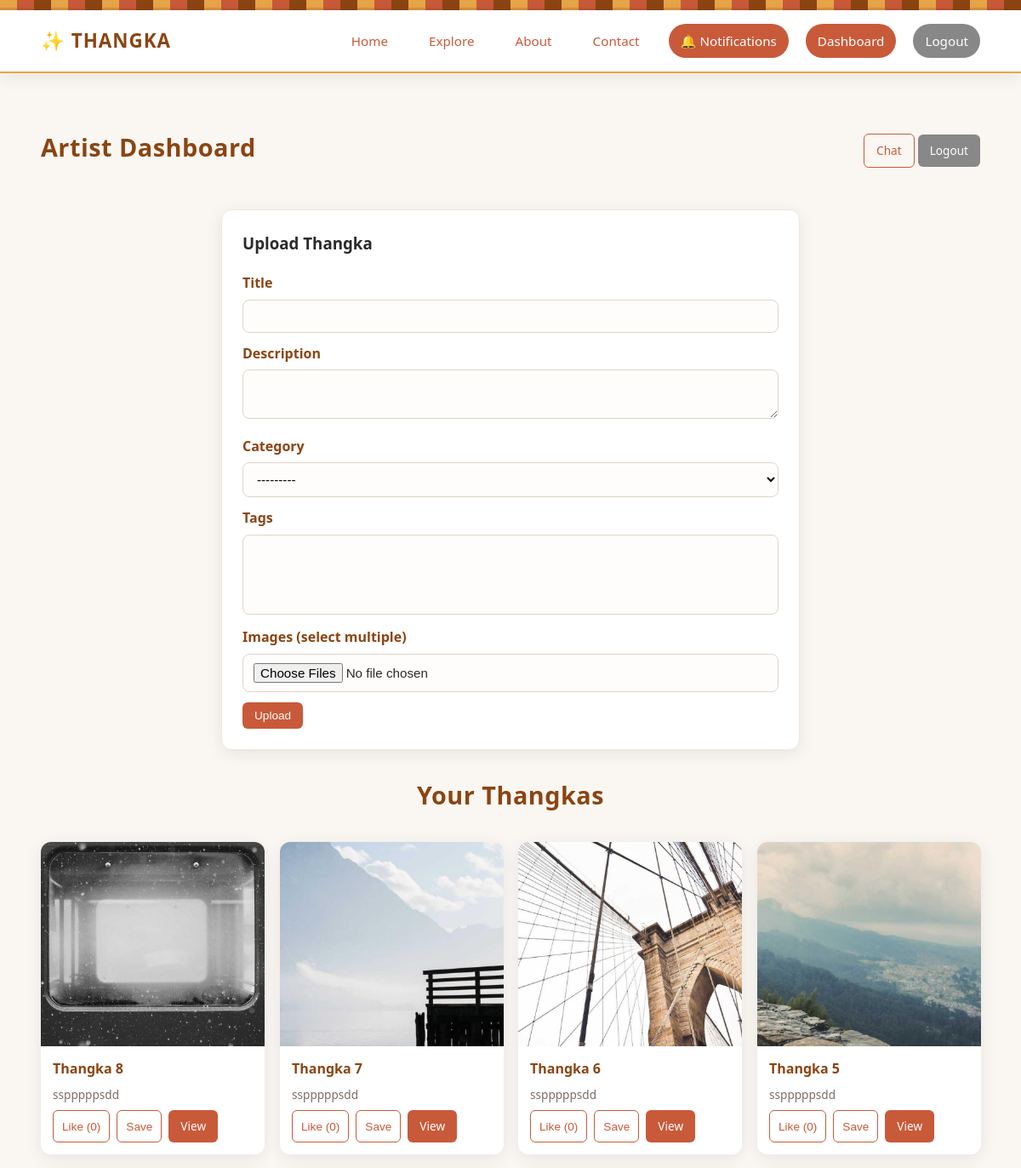
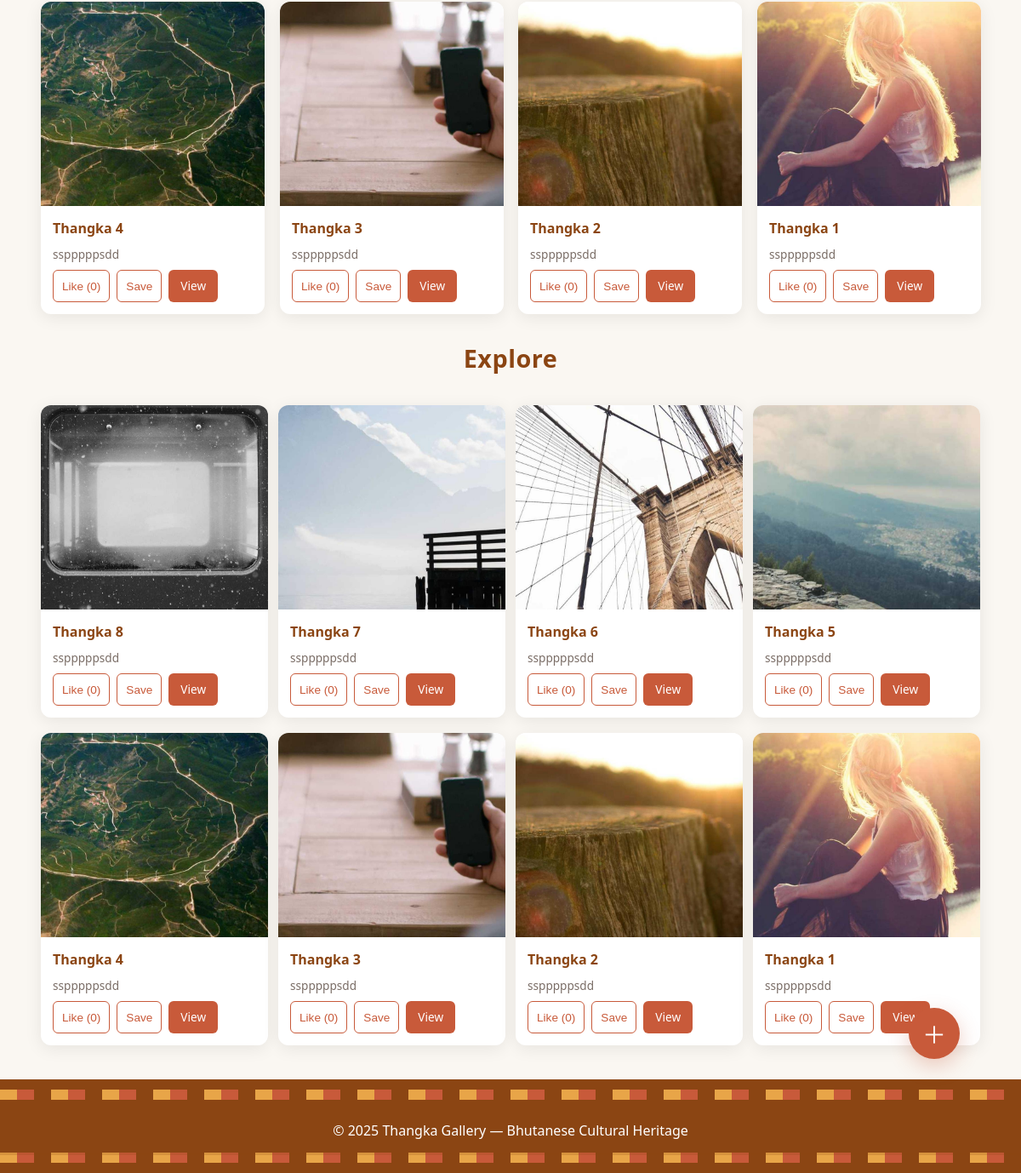
The app's page /artist/ (signed in) with its own data (2 pictures, top to bottom).
### Thangka_gallary/models.py (models this page shows, shortened)
class Artwork(models.Model):
    MATERIAL_CHOICES = [
        ('cotton', 'Cotton'),
        ('silk', 'Silk'),
        ('paper', 'Paper'),
        ('mixed', 'Mixed Media'),
        ('other', 'Other'),
    ]
    title = models.CharField(max_length=250)
    slug = models.SlugField(max_length=300, unique=True, blank=True)
    artist = models.ForeignKey(Artist, on_delete=models.SET_NULL, null=True, blank=True, related_name='artworks')
    category = models.ForeignKey(Category, on_delete=models.SET_NULL, null=True, blank=True, related_name='artworks')
    tags = models.ManyToManyField(Tag, blank=True, related_name='artworks')
    description = models.TextField(blank=True)
    price = models.DecimalField(max_digits=10, decimal_places=2, null=True, blank=True)
    materials = models.CharField(max_length=40, choices=MATERIAL_CHOICES, default='other')
    created_at = models.DateTimeField(auto_now_add=True)
    year_created = models.PositiveSmallIntegerField(null=True, blank=True)
    is_featured = models.BooleanField(default=False)
    is_published = models.BooleanField(default=True)
    view_count = models.PositiveIntegerField(default=0)
    class Meta:
        ordering = ['-is_featured', '-created_at']

class ArtworkImage(models.Model):
    artwork = models.ForeignKey(Artwork, on_delete=models.CASCADE, related_name='images')
    image = models.ImageField(upload_to='artworks/')
    caption = models.CharField(max_length=200, blank=True)
    order = models.PositiveSmallIntegerField(default=0)
    class Meta:
        ordering = ['order', 'id']

class Artist(models.Model):
    user = models.OneToOneField(User, on_delete=models.CASCADE, related_name='artist', null=True, blank=True)
    name = models.CharField(max_length=140)
    bio = models.TextField(blank=True)
    avatar = models.ImageField(upload_to='artists/avatars/', blank=True, null=True)
    website = models.URLField(blank=True)
    twitter = models.CharField(max_length=200, blank=True)
    instagram = models.CharField(max_length=200, blank=True)

### Thangka_gallary/views.py (the view)
# urls.py: path('artist/', views.artist_dashboard, name='artist_dashboard'),
@login_required
def artist_dashboard(request):
    if request.method == 'POST':
        form = ArtworkForm(request.POST)
        files = request.FILES.getlist('images')
        if form.is_valid():
            artwork = form.save(commit=False)
            artwork.artist, _ = Artist.objects.get_or_create(user=request.user, defaults={'name': request.user.username})
            artwork.save()
            form.save_m2m()
            for order, f in enumerate(files):
                ArtworkImage.objects.create(artwork=artwork, image=f, order=order)
            messages.success(request, "Artwork uploaded.")
            return redirect('artist_dashboard')
        else:
            messages.error(request, "Please correct the upload errors.")
    else:
        form = ArtworkForm()
    user_qs = Artwork.objects.filter(artist__user=request.user, is_published=True).order_by('-created_at')[:12]
    feed_qs = Artwork.objects.filter(is_published=True).order_by('-created_at')[:12]
    user_artworks = list(user_qs)
    feed_artworks = list(feed_qs)
    for art in user_artworks + feed_artworks:
        art.likes_count = art.likes.count() if hasattr(art, 'likes') else 0
        art.is_liked = art.likes.filter(user=request.user).exists() if hasattr(art, 'likes') else False
        art.is_bookmarked = Bookmark.objects.filter(user=request.user, artwork=art).exists()
        art.display_artist = art.artist.name if getattr(art, 'artist', None) and getattr(art.artist, 'name', None) else getattr(art.artist.user, 'username', '')
    return render(request, 'Thangka_gallary/artist_dashboard.html', {
        'form': form,
        'user_artworks': user_artworks,
        'feed_artworks': feed_artworks,
    })

### Thangka_gallary/forms.py
class ArtworkForm(forms.ModelForm):
    class Meta:
        model = Artwork
        fields = ('title', 'description', 'category', 'tags', 'materials', 'year_created', 'price', 'is_featured', 'is_published')

### Thangka_gallary/Templates/Thangka_gallary/artist_dashboard.html (shortened to what this page needs)
{% extends 'Thangka_gallary/base.html' %}
{% load static %}
{% block content %}
<section class="wrap section form-section">
  <div style="display:flex;justify-content:space-between;align-items:center;gap:12px;">
    <h2 class="section-title">Artist Dashboard</h2>
    <div>
      <a href="/chat/" class="btn btn-outline">Chat</a>
      <a href="/logout/" class="btn nav-cta muted">Logout</a>
    </div>
  </div>
  <div class="form-card" style="max-width:680px; margin:18px auto 30px;">
    <h3 style="margin-top:0;">Upload Thangka</h3>
    <form method="post" enctype="multipart/form-data">
      <label>Title</label>
      <input name="title" value="{{ form.title.value|default:'' }}">
      <label>Description</label>
      <textarea name="description">{{ form.description.value|default:'' }}</textarea>
      <label>Category</label>
      {{ form.category }}
      <label>Tags</label>
      {{ form.tags }}
      <label>Images (select multiple)</label>
      <input name="images" type="file" multiple>
      <div style="margin-top:12px;">
        <button class="btn" type="submit">Upload</button>
      </div>
    </form>
  </div>
  <button id="uploadToggle" class="floating-toggle" aria-expanded="false" title="Upload Thangka">＋</button>
  <h3 class="section-title">Your Thangkas</h3>
  <div id="masonry" class="cards" style="grid-template-columns: repeat(auto-fill, minmax(220px, 1fr));">
    {% for art in user_artworks %}
      <article class="card" data-art-id="{{ art.id }}">
        {% with img=art.images.all|first %}
          {% if img %}<img src="{{ img.image.url }}" alt="{{ art.title }}">{% endif %}
        {% endwith %}
        <div class="card-body">
          <h3>{{ art.title }}</h3>
          <p class="muted">{{ art.display_artist }}</p>
          <div style="display:flex;gap:8px;margin-top:8px;">
            <button class="btn-like btn-outline" data-id="{{ art.id }}">
              Like (<span class="likes-count">{{ art.likes_count }}</span>)
            </button>
            <button class="btn-bookmark btn-outline" data-id="{{ art.id }}">
              {% if art.is_bookmarked %}Saved{% else %}Save{% endif %}
            </button>
            <a href="{% url 'artwork_detail' art.id %}" class="btn">View</a>
          </div>
        </div>
      </article>
    {% endfor %}
  </div>
  <h3 class="section-title">Explore</h3>
  <div id="feed" class="cards" style="column-gap:12px;">
    {% for art in feed_artworks %}
      <article class="card" data-art-id="{{ art.id }}">
        {% with img=art.images.all|first %}
          {% if img %}<img src="{{ img.image.url }}" alt="{{ art.title }}">{% endif %}
        {% endwith %}
        <div class="card-body">
          <h3>{{ art.title }}</h3>
          <p class="muted">{{ art.display_artist }}</p>
          <div style="display:flex;gap:8px;margin-top:8px;">
            <button class="btn-like btn-outline" data-id="{{ art.id }}">
              Like (<span class="likes-count">{{ art.likes_count }}</span>)
            </button>
            <button class="btn-bookmark btn-outline" data-id="{{ art.id }}">
              {% if art.is_bookmarked %}Saved{% else %}Save{% endif %}
            </button>
            <a href="{% url 'artwork_detail' art.id %}" class="btn">View</a>
          </div>
        </div>
      </article>
    {% endfor %}
  </div>
</section>
{% endblock %}

### Thangka_gallary/static/Thangka_gallary/css/style.css (style rules this page uses)
:root { --accent: #c85a3a; --accent-2: #e8a548; --accent-3: #8b4513; --bg: #faf7f2; --card: #ffffff; --muted: #7a6d66; --shadow: 0 4px 20px rgba(0,0,0,0.08); --shadow-hover: 0 12px 40px rgba(200,90,58,0.15); --transition: 220ms cubic-bezier(0.34, 1.56, 0.64, 1); }
* { box-sizing: border-box; }
html, body { height: 100%; margin: 0; }
body { font-family: 'Segoe UI', Roboto, 'Helvetica Neue', sans-serif; background: var(--bg); color: #2a2a2a; line-height: 1.6; }
a { color: var(--accent); text-decoration: none; transition: color var(--transition); }
img { max-width: 100%; display: block; height: auto; }
.wrap { width: 92%; max-width: 1400px; margin: 0 auto; padding: 0 12px; }
.nav-cta { background: var(--accent); color: #fff; }
.nav-cta.muted { background: #888; }
.section-title { font-size: 1.8rem; color: var(--accent-3); text-align: center; margin-bottom: 32px; letter-spacing: 0.5px; animation: fadeInUp 500ms ease-out; }
.section { padding: 40px 0; }
.cards { grid-template-columns:repeat(auto-fit, minmax(240px,1fr)); display:grid; gap:18px }
.card { background: var(--card); border-radius: 12px; overflow: hidden; box-shadow: var(--shadow); transition: transform var(--transition), box-shadow var(--transition); cursor: pointer; animation: scaleIn 400ms cubic-bezier(0.34, 1.56, 0.64, 1) forwards; }
.card img { width: 100%; height: 240px; object-fit: cover; }
.card-body { padding: 14px; }
.card h3 { margin: 0 0 6px; font-size: 1rem; color: var(--accent-3); }
.card p { margin: 0; font-size: 0.85rem; color: var(--muted); }
.btn-like, .btn-bookmark { background: transparent; border: 1px solid #e0e0e0; padding: 6px 10px; border-radius: 6px; cursor: pointer; font-size: 0.85rem; transition: all var(--transition); }
.btn { display: inline-block; background: var(--accent); color: #fff; padding: 8px 14px; border: none; border-radius: 6px; cursor: pointer; font-size: 0.85rem; transition: background var(--transition); }
.btn-outline { background: transparent; border: 1px solid var(--accent); color: var(--accent); }
.form-card { background: var(--card); padding: 24px; border-radius: 12px; box-shadow: var(--shadow); max-width: 480px; margin: 24px auto; border: 1px solid #f0e6dd; animation: slideInFromLeft 500ms ease-out; }
form label { display: block; margin: 12px 0 6px; font-weight: 600; color: var(--accent-3); animation: fadeInUp 400ms ease-out forwards; }
form label:nth-of-type(1) { animation-delay: 50ms; }
form label:nth-of-type(2) { animation-delay: 100ms; }
form label:nth-of-type(3) { animation-delay: 150ms; }
form label:nth-of-type(4) { animation-delay: 200ms; }
input, textarea, select { width: 100%; padding: 10px 12px; border: 1px solid #e0d5c8; border-radius: 8px; background: #fefdfb; font-size: 0.95rem; transition: border-color var(--transition); }
.floating-toggle { position: fixed; right: 24px; bottom: 24px; width: 60px; height: 60px; border-radius: 50%; background: var(--accent); color: #fff; border: none; font-size: 28px; cursor: pointer; box-shadow: 0 8px 24px rgba(200, 90, 58, 0.3); transition: all var(--transition); z-index: 120; }
body { position: relative; }
.page-transition > section:first-child { animation: slideInFromLeft 500ms ease-out forwards; }
.gallery-grid .card, .masonry .card, #feed .card, #masonry .card { opacity: 0; animation: scaleIn 500ms cubic-bezier(0.34, 1.56, 0.64, 1) forwards; }
.form-card { animation: slideInFromLeft 500ms ease-out; }
form label { animation: fadeInUp 400ms ease-out forwards; }
.section-title { animation: fadeInUp 500ms ease-out; }
a { transition: color var(--transition), opacity 200ms ease; }
.btn, button { transition: all 200ms cubic-bezier(0.34, 1.56, 0.64, 1); }

### records on screen
Artwork: images.image (picture), title "Thangka 8", display_artist "sspppppsdd", likes_count "0", shows "Save"
Artwork: images.image (picture), title "Thangka 7", display_artist "sspppppsdd", likes_count "0", shows "Save"
Artwork: images.image (picture), title "Thangka 6", display_artist "sspppppsdd", likes_count "0", shows "Save"
Artwork: images.image (picture), title "Thangka 5", display_artist "sspppppsdd", likes_count "0", shows "Save"
Artwork: images.image (picture), title "Thangka 4", display_artist "sspppppsdd", likes_count "0", shows "Save"
Artwork: images.image (picture), title "Thangka 3", display_artist "sspppppsdd", likes_count "0", shows "Save"
Artwork: images.image (picture), title "Thangka 2", display_artist "sspppppsdd", likes_count "0", shows "Save"
Artwork: images.image (picture), title "Thangka 1", display_artist "sspppppsdd", likes_count "0", shows "Save"
